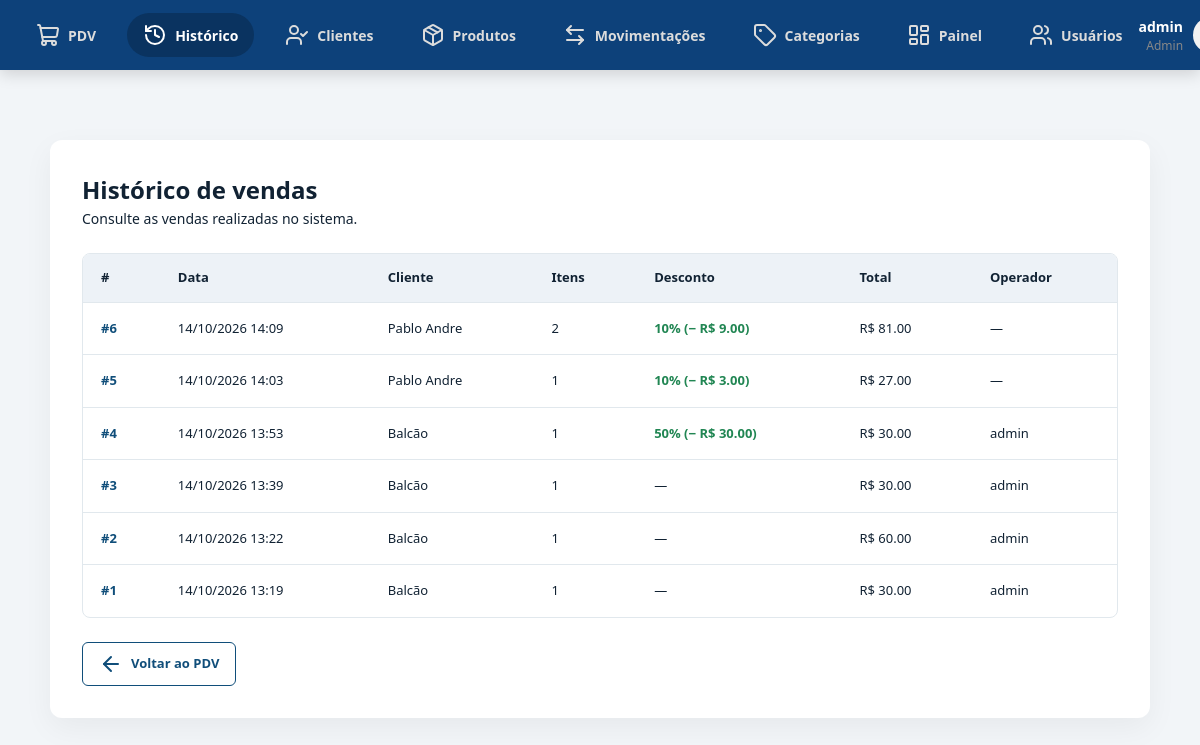
Page /pdv/historico (signed in) on the committed database.
### app/models/venda.py (models this page shows, shortened)
class Venda(Base):
    __tablename__ = "vendas"
    id = Column(Integer, primary_key=True, index=True)
    cliente_id = Column(
        Integer,
        ForeignKey("clientes.id", ondelete="SET NULL"),
        nullable=True
    )
    usuario_id = Column(
        Integer,
        ForeignKey("usuarios.id", ondelete="SET NULL"),
        nullable=True
    )
    desconto_percentual = Column(
        Float,
        nullable=False,
        default=0.0
    )
    total_bruto = Column(
        Float,
        nullable=False,
        default=0.0
    )
    total_liquido = Column(
        Float,
        nullable=False,
        default=0.0
    )
    forma_pagamento_1 = Column(
        String(30),
        nullable=True
    )
    valor_pagamento_1 = Column(
        Float,
        nullable=False,
        default=0.0
    )
    forma_pagamento_2 = Column(
        String(30),
        nullable=True
    )
    valor_pagamento_2 = Column(
        Float,
        nullable=False,
        default=0.0
    )
    observacao = Column(
        String(255),
        nullable=True
    )
    criado_em = Column(
        DateTime,
        server_default=func.now()
    )
    cliente = relationship(
        "Cliente",
        back_populates="vendas"
    )
    usuario = relationship(
        "Usuario",
        backref="vendas"
    )
    itens = relationship(
        "ItemVenda",
        back_populates="venda",
        cascade="all, delete-orphan"
    )

### app/models/cliente.py (models this page shows, shortened)
class Cliente(Base):
    __tablename__ = "clientes"
    id         = Column(Integer, primary_key=True, index=True)
    nome       = Column(String(150), nullable=False, index=True)
    matricula  = Column(String(50), nullable=True, unique=True)
    telefone   = Column(String(20), nullable=True)
    is_associado = Column(Boolean, default=False, nullable=False)
    ativo      = Column(Boolean, default=True)
    criado_em  = Column(DateTime, server_default=func.now())
    vendas = relationship("Venda", back_populates="cliente")

### app/models/usuarios.py (models this page shows)
class Usuario(Base):
    __tablename__ = "usuarios"
    id = Column(Integer, primary_key=True, autoincrement=True)
    nome = Column(String(100), nullable=False)
    email = Column(String(150), unique=True, nullable=False)
    senha_hash = Column(String(255), nullable=False)
    role = Column(String(20), nullable=False, default="operador")
    ativo = Column(Boolean, default=True)
    criando_em = Column(DateTime, server_default=func.now())

### app/controllers/pdv_controller.py (the view)
@router.get("/historico", response_class=HTMLResponse)
def historico_vendas(
    request: Request,
    db: Session = Depends(get_db),
    usuario=Depends(get_usuario_logado),
):
    vendas = (
        db.query(Venda)
        .options(joinedload(Venda.cliente))
        .order_by(Venda.criado_em.desc())
        .all()
    )
    return templates.TemplateResponse(
        request=request,
        name="pdv/historico.html",
        context={
            "request": request,
            "usuario": usuario,
            "vendas": vendas,
        },
    )

### app/templates/pdv/historico.html (shortened to what this page needs)
{% extends "base.html" %}
{% block extra_css %}
<link rel="stylesheet" href="/static/hist_vendas.css">
{% endblock %}
{% block content %}
<div class="container historico-container">
    <div class="header-top">
        <div>
            <h1>Histórico de vendas</h1>
            <p>Consulte as vendas realizadas no sistema.</p>
        </div>
    </div>
    <div class="tabela-wrapper">
        <table>
            <thead>
                <tr>
                    <th>#</th>
                    <th>Data</th>
                    <th>Cliente</th>
                    <th>Itens</th>
                    <th>Desconto</th>
                    <th>Total</th>
                    <th>Operador</th>
                </tr>
            </thead>
            <tbody>
                {% for v in vendas %}
                <tr>
                    <td>
                        <a href="/pdv/venda/{{ v.id }}" class="venda-link">
                            #{{ v.id }}
                        </a>
                    </td>
                    <td>
                        {{ v.criado_em.strftime('%d/%m/%Y %H:%M') }}
                    </td>
                    <td>
                        {{ v.cliente.nome if v.cliente else "Balcão" }}
                    </td>
                    <td>{{ v.itens | length }}</td>
                    <td>
                        {% if v.desconto_percentual > 0 %}
                            <span class="desconto">
                                {{ v.desconto_percentual|int }}%
                                (− R$ {{ "%.2f"|format(v.desconto_valor) }})
                            </span>
                        {% else %}
                            —
                        {% endif %}
                    </td>
                    <td class="valor-total">
                        R$ {{ "%.2f"|format(v.total_liquido) }}
                    </td>
                    <td>
                        {{ v.usuario.nome if v.usuario else "—" }}
                    </td>
                </tr>
                {% endfor %}
            </tbody>
        </table>
    </div>
    <div class="acoes-historico">
        <a href="/pdv" class="btn-secondary">
            <i data-lucide="arrow-left"></i>
            <span>Voltar ao PDV</span>
        </a>
    </div>
</div>
{% endblock %}

### app/static/style.css (style rules this page uses)
* { margin: 0; padding: 0; box-sizing: border-box; font-family: 'Segoe UI', Tahoma, Geneva, Verdana, sans-serif; }
body, html { width: 100%; height: 100%; background-color: #e5e5e5; }

### app/static/hist_vendas.css (style rules this page uses)
:root { --azul-principal: #104e7a; --azul-hover: #0c3d61; --azul-claro: #f0f4f8; --fundo: #f2f5f8; --branco: #ffffff; --texto: #112233; --texto-suave: #8395a7; --borda: #e1e8ed; --verde: #218653; --fundo-header-tabela: #edf2f7; --sombra: 0 10px 30px rgba(0, 0, 0, 0.05); }
* { box-sizing: border-box; }
body { margin: 0; padding: 40px 20px; background: var(--fundo); color: var(--texto); font-family: Inter, "Segoe UI", Roboto, Arial, sans-serif; font-size: 14px; line-height: 1.5; }
.container { max-width: 1100px; margin: 0 auto; padding: 32px; background: var(--branco); border-radius: 12px; box-shadow: var(--sombra); }
.header-top { margin-bottom: 24px; }
h1 { margin: 0; color: var(--texto); font-size: 24px; font-weight: 700; }
table { width: 100%; border: 1px solid var(--borda); border-collapse: separate; border-spacing: 0; border-radius: 8px; overflow: hidden; background: var(--branco); margin-bottom: 24px; }
thead { background: var(--fundo-header-tabela); }
th { padding: 14px 18px; border: 0; color: var(--texto); font-size: 13px; font-weight: 700; text-align: left; white-space: nowrap; }
td { padding: 16px 18px; border: 0; border-top: 1px solid var(--borda); color: var(--texto); font-size: 13px; vertical-align: middle; }
td a { color: var(--azul-principal); font-weight: 700; text-decoration: none; }
td span { color: var(--verde); font-weight: 600; }
.btn-secondary { display: inline-flex; align-items: center; gap: 8px; padding: 9px 16px; border: 1px solid var(--azul-principal); border-radius: 6px; background: var(--branco); color: var(--azul-principal); font-size: 13px; font-weight: 600; text-decoration: none; transition: background 0.18s ease, color 0.18s ease; }

### rows in the picture
Venda: id "6", criado_em "14/10/2026 14:09", cliente "Pablo Andre", itens|length "2", desconto_percentual "10", desconto_valor "9.00", total_liquido "81.00", usuario "—"
Venda: id "5", criado_em "14/10/2026 14:03", cliente "Pablo Andre", itens|length "1", desconto_percentual "10", desconto_valor "3.00", total_liquido "27.00", usuario "—"
Venda: id "4", criado_em "14/10/2026 13:53", cliente "Balcão", itens|length "1", desconto_percentual "50", desconto_valor "30.00", total_liquido "30.00", usuario "admin"
Venda: id "3", criado_em "14/10/2026 13:39", cliente "Balcão", itens|length "1", total_liquido "30.00", usuario "admin"
Venda: id "2", criado_em "14/10/2026 13:22", cliente "Balcão", itens|length "1", total_liquido "60.00", usuario "admin"
Venda: id "1", criado_em "14/10/2026 13:19", cliente "Balcão", itens|length "1", total_liquido "30.00", usuario "admin"

### other values in the picture
{{ usuario.nome if usuario else 'Administrador' }} "admin"
{{ usuario.role|capitalize if usuario else 'Admin' }} "Admin"
